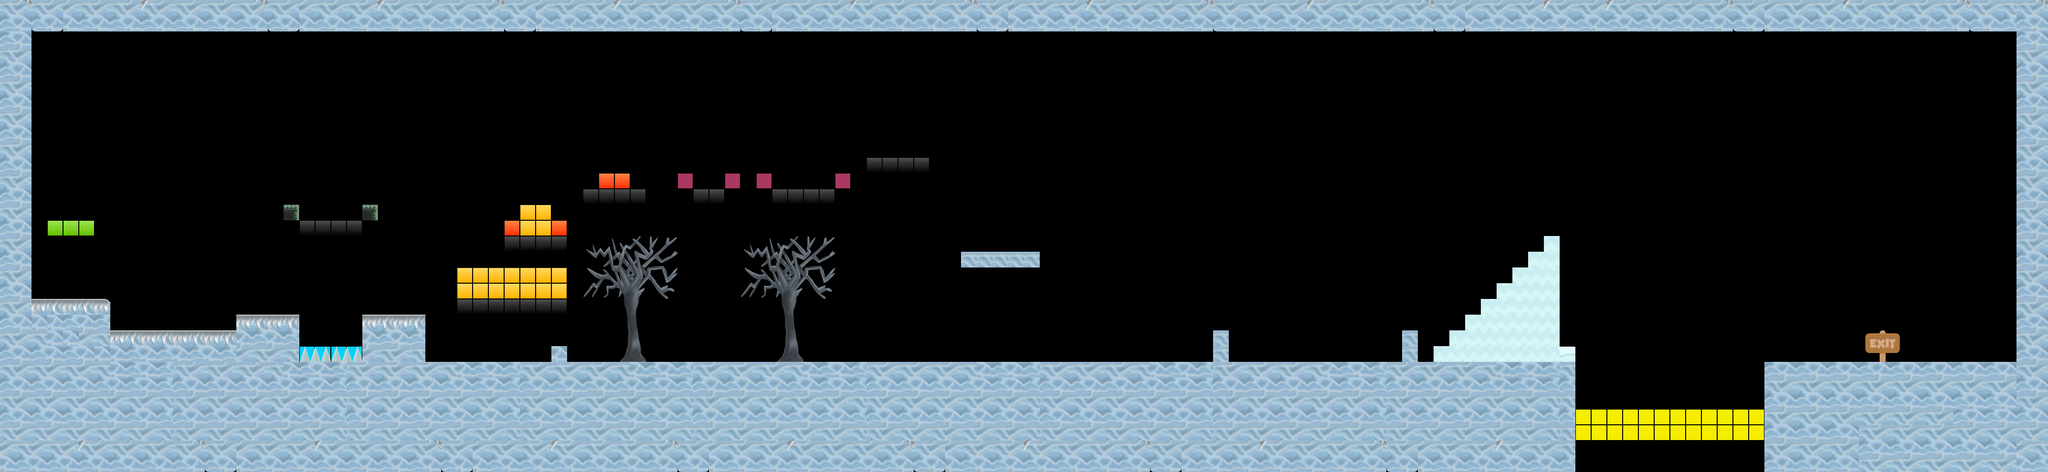

This game map was drawn from its Tiled (.tmx) file and the tilesets committed beside it. A one-line description and the trimmed map source follow:
An orthogonal 130x30 tile map with 32x32 px tiles, 4 tile layers (walls, meta_layer, background, enemy_collide), 2 tilesets and 15 objects (3x UC, 3x PSKGB, 2x PSKTurret, horizontal, Checkpoint, ...).

<map version="1.0" orientation="orthogonal" width="130" height="30" tilewidth="32" tileheight="32">
 <tileset firstgid="1" name="main_w1" tilewidth="32" tileheight="32">
  <image source="main_w1.png" width="928" height="782" />
 </tileset>
 <tileset firstgid="697" name="meta_tile" tilewidth="32" tileheight="32">
  <image source="meta_tiles.png" width="224" height="32" />
  <tile id="0">
   <properties>
    <property name="PDestroyable" value="1" />
   </properties>
  </tile>
  <tile id="1">
   <properties>
    <property name="Drops" value="1" />
   </properties>
  </tile>
  <tile id="2">
   <properties>
    <property name="Coin" value="1" />
   </properties>
  </tile>
  <tile id="3">
   <properties>
    <property name="Arrow" value="1" />
   </properties>
  </tile>
  <tile id="4">
   <properties>
    <property name="HazardL" value="1" />
   </properties>
  </tile>
  <tile id="5">
   <properties>
    <property name="HazardNL" value="1" />
   </properties>
  </tile>
  <tile id="6">
   <properties>
    <property name="Collide" value="1" />
   </properties>
  </tile>
 </tileset>
 <layer name="walls" width="130" height="30">
  <data>[3900 cells, 1309 non-empty, 61 distinct tile ids]</data>
 </layer>
 <layer name="meta_layer" width="130" height="30">
  <data>[3900 cells, 86 non-empty, 7 distinct tile ids]</data>
 </layer>
 <objectgroup name="platforms" width="130" height="30">
  <object name="Platform" type="horizontal" x="544" y="576" width="32" height="32">
   <properties>
    <property name="distanceToMove" value="224" />
    <property name="speed" value="3" />
    <property name="type" value="horizontal" />
   </properties>
  </object>
 </objectgroup>
 <objectgroup name="objects" width="130" height="30">
  <object name="Checkpoint" x="1440" y="704" width="32" height="32" />
  <object name="UC" x="2592" y="704" width="32" height="32">
   <properties>
    <property name="3" value="3" />
    <property name="UC" value="UC" />
   </properties>
  </object>
  <object name="UC" x="2112" y="704" width="32" height="32">
   <properties>
    <property name="2" value="2" />
    <property name="UC" value="UC" />
   </properties>
  </object>
  <object name="UC" x="1760" y="288" width="32" height="32">
   <properties>
    <property name="1" value="1" />
    <property name="UC" value="UC" />
   </properties>
  </object>
  <object name="player" x="128" y="512" width="32" height="32" />
  <object name="exit" x="3712" y="64" width="224" height="672" />
 </objectgroup>
 <objectgroup name="enemies" width="130" height="30">
  <object name="PSKGB" type="PSKGB" x="320" y="576" width="32" height="32" />
  <object name="PSKGB" type="PSKGB" x="384" y="576" width="32" height="32" />
  <object name="PSKHound" type="PSKHound" x="960" y="672" width="32" height="32" />
  <object name="PSKBowman" type="PSKBowman" x="1824" y="256" width="32" height="32" />
  <object name="PSKTurret" type="PSKTurret" x="416" y="480" width="32" height="32">
   <properties>
    <property name="CeilingMounted" value="YES" />
    <property name="Rotation" value="M_PI_2" />
   </properties>
  </object>
  <object name="PSKTurret" type="PSKTurret" x="2272" y="704" width="32" height="32">
   <properties>
    <property name="CeilingMounted" value="NO" />
   </properties>
  </object>
  <object name="PSKKnight" type="PSKKnight" x="2688" y="672" width="32" height="32" />
  <object name="PSKGB" type="PSKGB" x="672" y="384" width="32" height="32" />
 </objectgroup>
 <layer name="background" width="130" height="30">
  <data>[3900 cells, 74 non-empty, 40 distinct tile ids]</data>
 </layer>
 <layer name="enemy_collide" width="130" height="30">
  <data>[3900 cells, 2 non-empty, 1 distinct tile ids]</data>
 </layer>
</map>